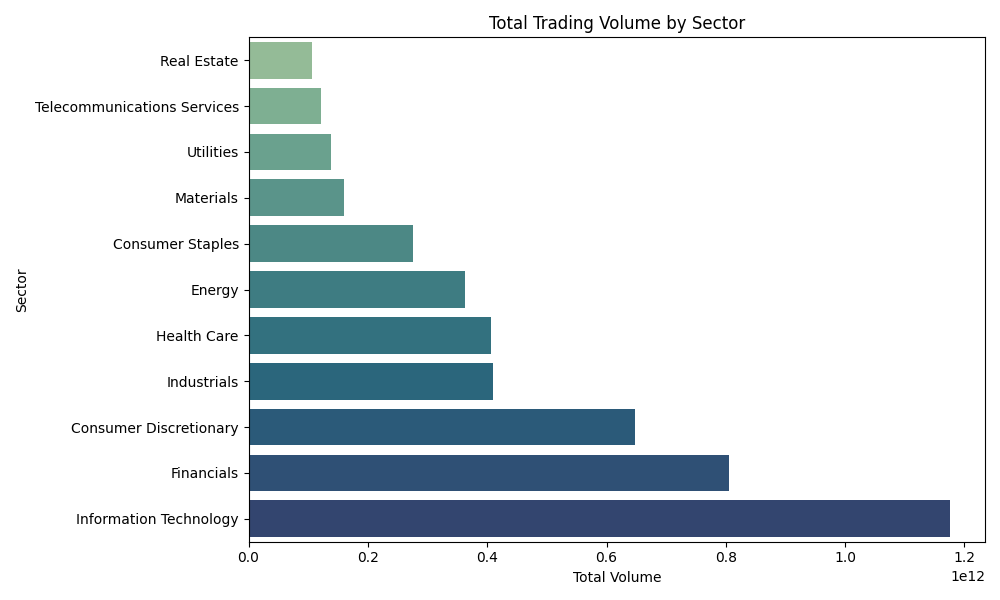

The script that saved this image:
import os
import pandas as pd
import matplotlib.pyplot as plt
import seaborn as sns

# Load CSV using a relative path
csv_path = os.path.join(os.path.dirname(__file__), '..', 'output', 'VOL_query_total_volume_by_sector.csv')
df = pd.read_csv(csv_path)

# Rename columns based on Hive query
df.columns = ['sc.sector', 'total_volume']

# Sort by total_volume descending
df_sorted = df.sort_values(by='total_volume', ascending=True)  # ascending for horizontal bar chart

# Plot
plt.figure(figsize=(10, 6))
sns.barplot(data=df_sorted, x='total_volume', y='sc.sector', palette='crest')

plt.title('Total Trading Volume by Sector')
plt.xlabel('Total Volume')
plt.ylabel('Sector')
plt.tight_layout()

# Save the plot
output_path = os.path.join(os.path.dirname(__file__), 'VOL_query_total_volume_by_sector.png')
plt.savefig(output_path)
plt.close()

print(f"✅ Visualization saved to: {output_path}")
